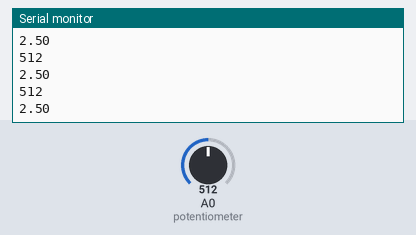
The sketch below on a simulated Arduino Uno, built with avr-gcc and run on an emulated ATmega328P. Parts: the last lines printed to the serial monitor. Inputs (shaded band) come from the test bench; at power-on: A0 (potentiometer) = 512.

Above: at 1.2 s.
1.3 s: A0 (potentiometer) set to 716
At 1.32 s:
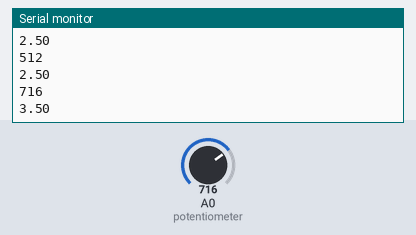
2.8 s: A0 (potentiometer) set to 900
At 2.83 s:
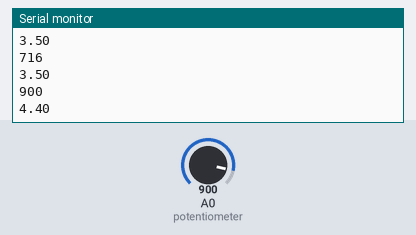
Timing chart, 0 to 5.8 s (numbered marks = the images above; inputs shaded):
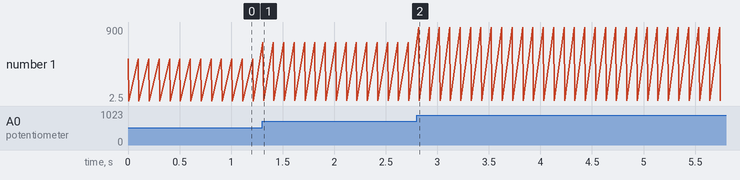

Measured:
- after the input at 1.3 s, the serial monitor: prints a new line at once (image 1)
- after the input at 2.8 s, the serial monitor: prints a new line at once (image 2)
- plotted number 1: 2.5 → 3.5 after the input at 1.3 s, 3.5 → 4.4 after the input at 2.8 s

The sketch:

Potentiometre.ino
```cpp
#define potentiometer A0

void setup() {
  // put your setup code here, to run once:
  Serial.begin(9600);
}

void loop() {
  // put your main code here, to run repeatedly:
  int potentio = analogRead(potentiometer);
  // Convertion de la lecture analogique (de 0 à 1023) à un voltage (0 à 5V)
  float voltage = potentio * (5.0 / 1023.0);
  Serial.println(potentio);
  Serial.println(voltage);
  Serial.println();
  delay(100);
}
```
